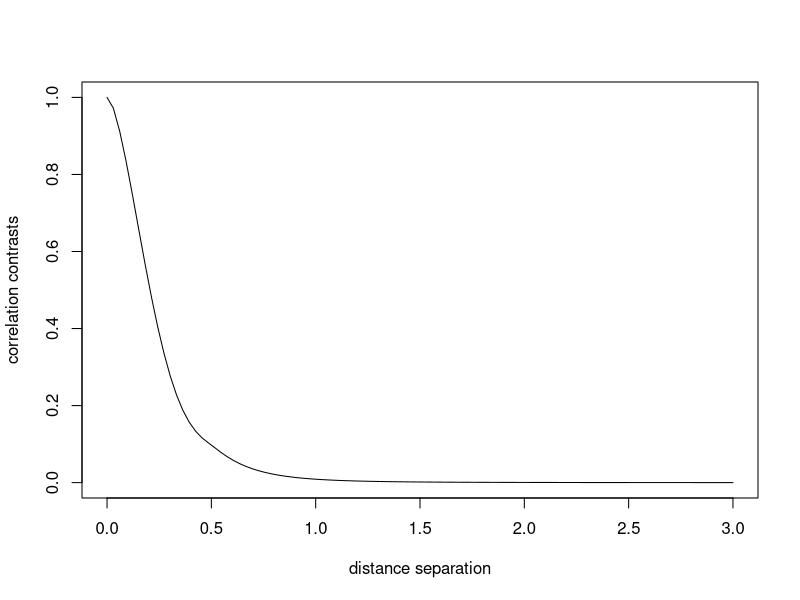
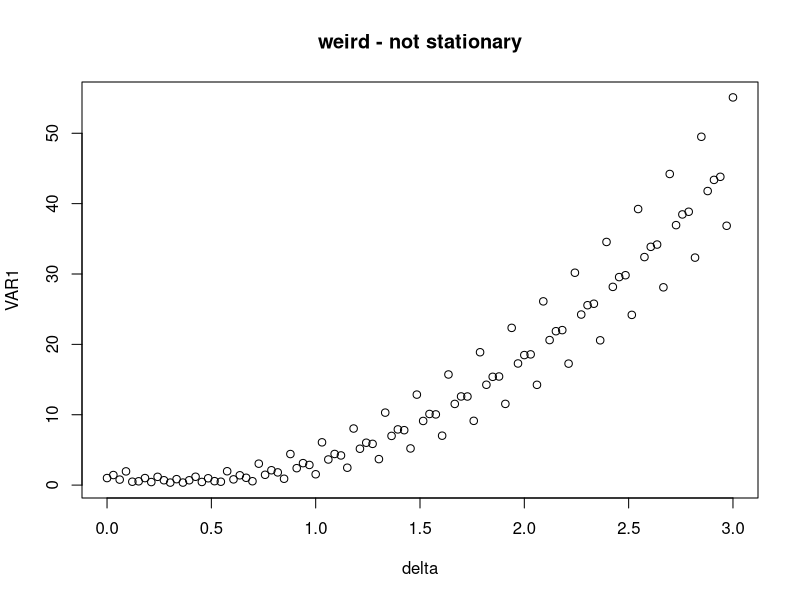
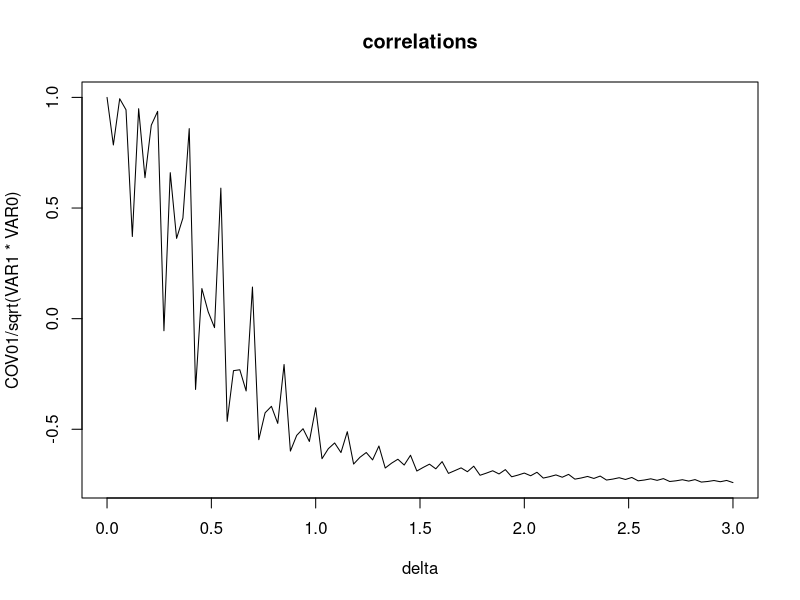

Write R code to recreate these figures, in order.
library( fields)

epsilon <- .5
s0<- rbind( c(0,0),
            c(0,-epsilon),
            c(-epsilon,0),
            c(epsilon,0),
            c( 0,epsilon)
            )
# Think of s0 as a center point with its four cardinal neighbors at distance ε.

contrast<- cbind(c( 1,-.25,-.25,-.25,-.25))
# important that contrast zeroes out a linear surface. 
#
# A 5-point **contrast** on the cross of locations in s0.
# Order in s0 is: center, south, west, east, north.
# Weights: +1 on the center, −1/4 on each of the 4 neighbors.
# This computes:   center − mean(neighbors)
#
# Why these weights?
# • They **sum to zero**:        1 + 4*(−1/4) = 0  → removes any constant level.
# • They give **zero first moments** in x and y:
#     sum(w_i * x_i) = 0,  sum(w_i * y_i) = 0     → removes any linear tilt (a + bx + cy).
#   So for any plane f(x,y)=a+bx+cy, this contrast evaluates to 0
#   (the center equals the average of its four symmetric neighbors).
#
# What does it measure then?
# • Only the local **curvature/bumps** (the part TPS actually models/penalizes).
# • It’s the 2-D analog of a **second difference** (discrete Laplacian stencil).
#
# Why is that important for TPS/IRF-2?
# • TPS is only defined up to a plane; raw variances depend on where you pin that plane.
# • Using a plane-killing contrast gives **stationary increments**:
#   the contrast’s variance is (effectively) constant across locations and
#   its correlation depends mainly on distance.
#
# Make a weight vector that does: center − average(neighbors).
# This cancels any flat/tilted plane so it only measures curvature.

cardinalX<- rbind(c(0,0),
                  c(1,0),
                  c(0,1)
)
# Think of a thin-plate spline (TPS) surface like a flexible sheet with little bumps on it. 
# You can lift the whole sheet up/down (change its level).
# You can tilt it like a tray (change its overall slope).
# Those moves don’t change the bumps. TPS only “cares” about the bumps.
# Because of that, the math can’t decide the sheet’s exact level/tilt unless we pin it down.
#
# This picks three pin locations. A plane (level + tilt) is determined by three points, so:
# 1st point fixes the height reference.
# 2nd point fixes tilt left–right.
# 3rd point fixes tilt up–down.
#
# Pick 3 anchor points to "pin" the plane (level & tilt),
# so TPS covariances are well-defined.

M<- 100
delta<- seq( 0,3,length.out=M)
#shift cross by delta, 100 different times of magnitude between 0-3 

covTps<- rep( NA, M)
vars1<- rep( NA, M)
covTpsCenter<- rep( NA, M)
# create empty vectors of M size

tmp<- Tps.cov(s0,s0, cardinalX= cardinalX)
# Get the covariance between every pair of the 5 points in s0 (TPS model)
vars0 <- c(t(contrast)%*%tmp%*%contrast)
# Var of a weighted sum = weights × covariance table × weights.

for(k in 1:M ){
# Try the k-th distance between our two plus-shaped stamps.
  
  s1<- s0 + delta[k]
  # Make a second copy of the plus-shape and slide it diagonally by delta[k].
  # (Every point moves by (delta[k], delta[k]).)
  
   tmp<- Tps.cov(s0,s1, cardinalX= cardinalX)
   # Ask the “blanket model” how the readings from HOME (s0) and MOVED (s1)
   # tend to wiggle together (a 5x5 cross-covariance matrix).
   
   covTpsCenter[k]<- tmp[1,1] # raw covariance of two center points
   # Pick out the togetherness of the two CENTER dots:
   # home center vs moved center.
   
   covTps[k] <- t(contrast)%*%tmp%*%contrast
   # Now measure togetherness of the “squish test” (center - average of arms)
   # at home vs the same squish test at the moved cross.
   
   tmp<- Tps.cov(s1,s1, cardinalX= cardinalX)
   # Ask how the MOVED cross’s own readings wiggle with themselves
   # (a 5x5 covariance/variance matrix for s1).
   
   vars1[k] <- t(contrast)%*%tmp%*%contrast
   # How wiggly the MOVED “squish test” is by itself — its variance.
}

plot( delta, # how far we slid the second cross
      covTps/sqrt( vars0*vars1), #covariance between the two contrasts 
      # / the variance of that contrast at the original and shifted crosses
      # sqrt turns covariance into a correlation
      type="l",
      xlab="distance separation", ylab="correlation contrasts")
# correlation of “curvature readings” vs how far apart the two crosses are.
# Interpretation: in the thin-plate-spline (TPS) model, 
# the local curvature at one place tells you less and less about the curvature at another place as separation grows; 
# after about that distance, they’re essentially unrelated.

stats( vars1) # variance is constant 


# here is the plot for just correlation among the center points
S0<- rbind( c(0,0))
# home center dot at spot (0,0
S1<- matrix(s0, byrow=TRUE, nrow=M, ncol=2) +delta 
# all the moved center dots
COV01<- Tps.cov(S0,S1, cardinalX= cardinalX)
# How much do the heights of the home center and each moved center wiggle together?
VAR0<- c(Tps.cov(S0,S0, cardinalX= cardinalX))
# How much does the home center wiggle by itself? 
VAR1<-  diag( Tps.cov(S1,S1, cardinalX= cardinalX))
# And how much does each moved center wiggle by itself?

# funny variation due to interaction of delta spacing with
# cardinal points.

plot( delta, VAR1)
# X (delta): how far the second dot was moved away.
# Y (VAR1): how much the height at that moved dot can wiggle all by itself (its variance).
title("weird - not stationary")

plot( delta, COV01/ sqrt( VAR1*VAR0), type="l")
# X (delta): same distance as above.
# Y: correlation between the home center height and the moved dot height
title( "correlations")
